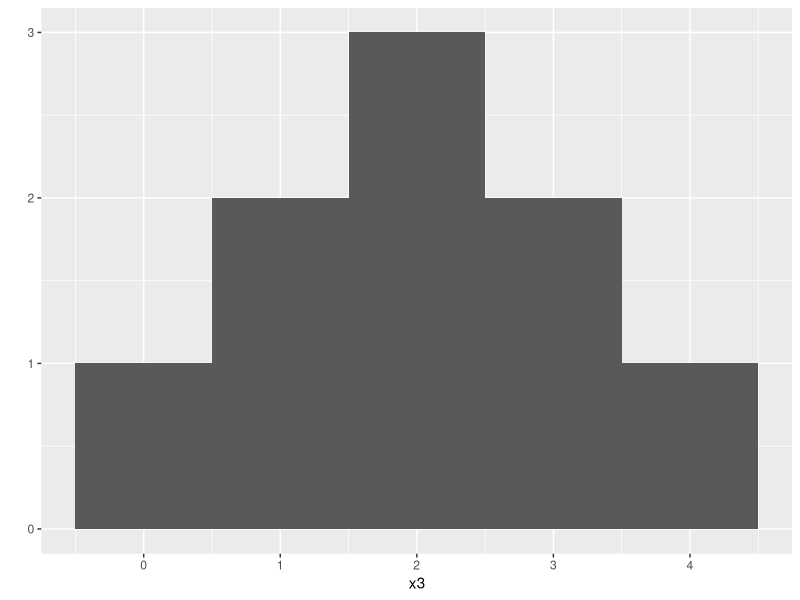
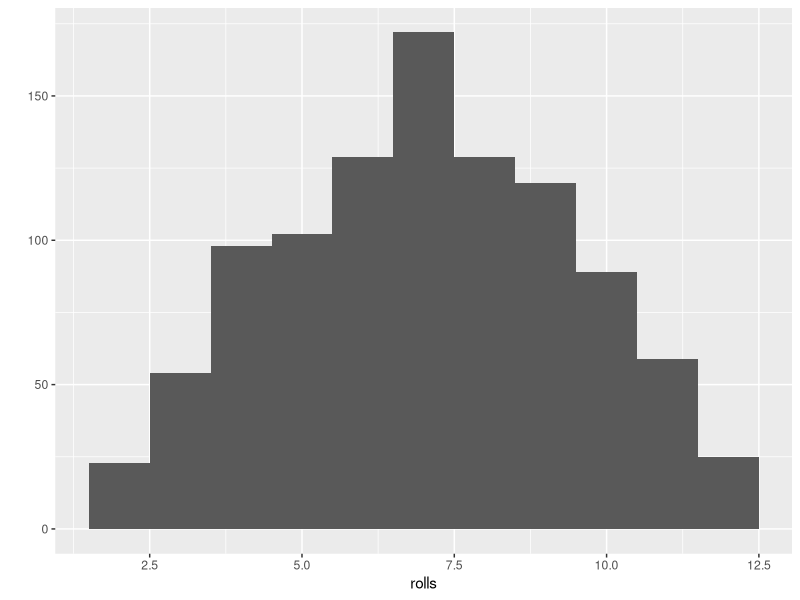
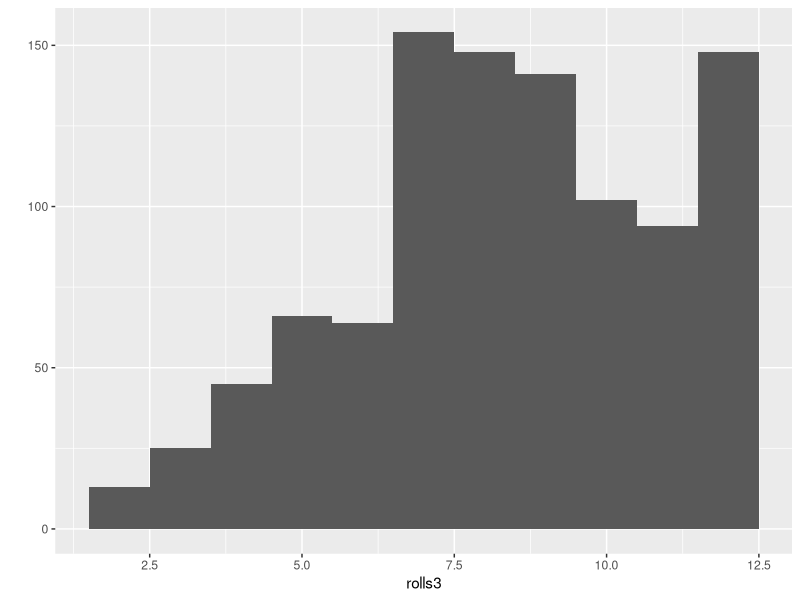

These charts were generated, in order, by the following R code:
## ---- chunk 1
# Exercicio pg. 6
x <- sample(x = 1:100)
y <- (((x + 2) * 3) - 6) / 3

x == y
## ---- chunk 2
# p. 8
# Criar um dado com 6 lados
die <- 1:6
die

## ---- chunk 3
# Criar uma função para jogar os dados n vezes


roll2 <- function(bones = 1:6, n_dados = 2) {
  dice <- sample(bones, size = n_dados, replace = TRUE)
  sum(dice)
}

roll2()
## ---- chunk 4
library(ggplot2)
## ---- chunk 5
# Ex. pg 27

x3 <- c(0, 1, 1, 2, 2, 2, 3, 3, 4)

qplot(x3, binwidth = 1)
## ---- chunk 6
# replicar mil vezes o ato de jogar os dois dados, e fazer um histograma
rolls <- replicate(1000, roll2())

qplot(rolls, binwidth = 1)
## ---- chunk 7

# Ex. pg 32

roll3 <- function() {
  die <- 1:6
  dice <- sample(die, size = 2, replace = TRUE, 
                 prob = c(1/8, 1/8, 1/8, 1/8, 1/8, 3/8))
  sum(dice)
}

rolls3 <- replicate(1000, roll3())

qplot(rolls3, binwidth = 1)


